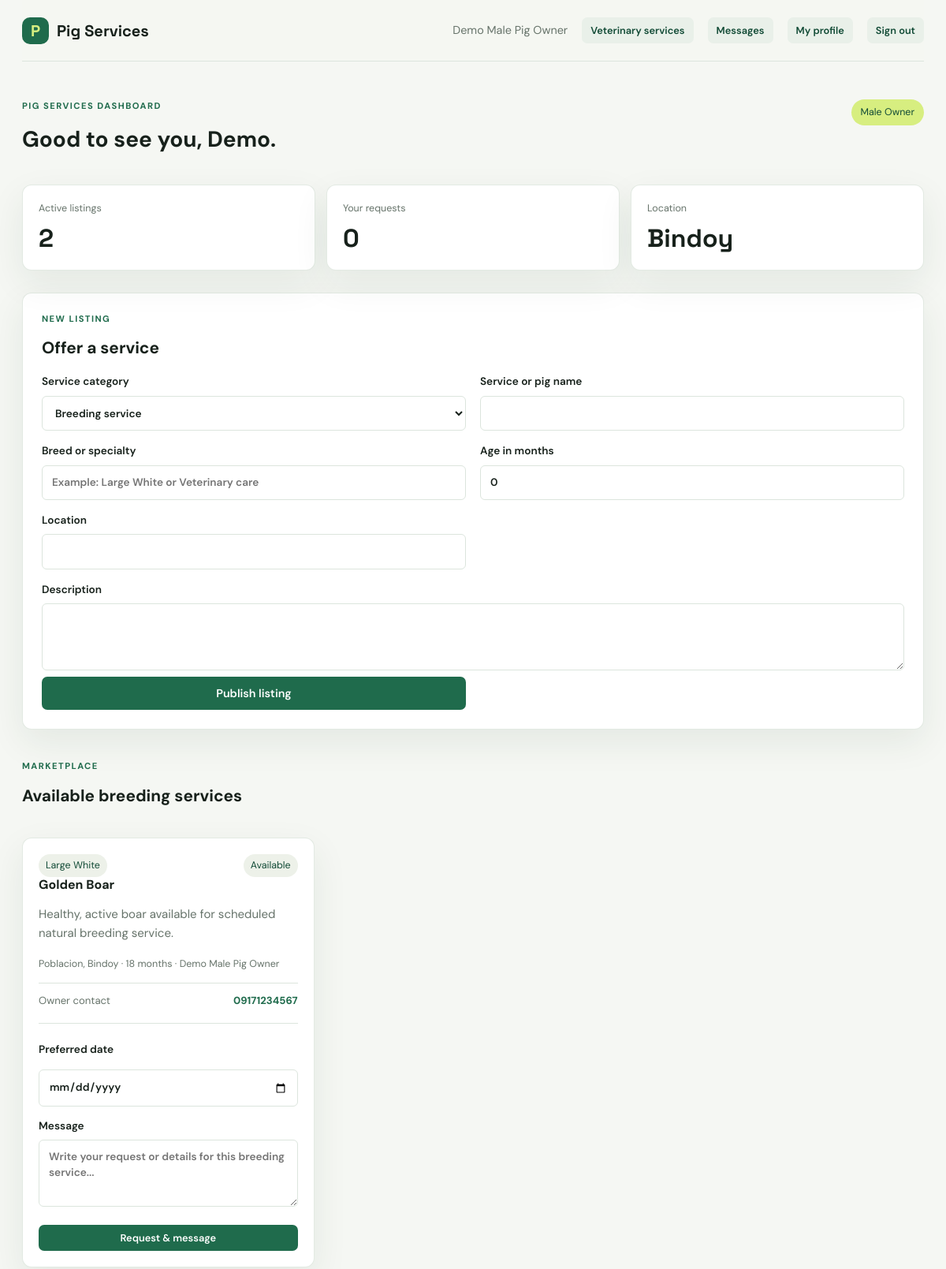
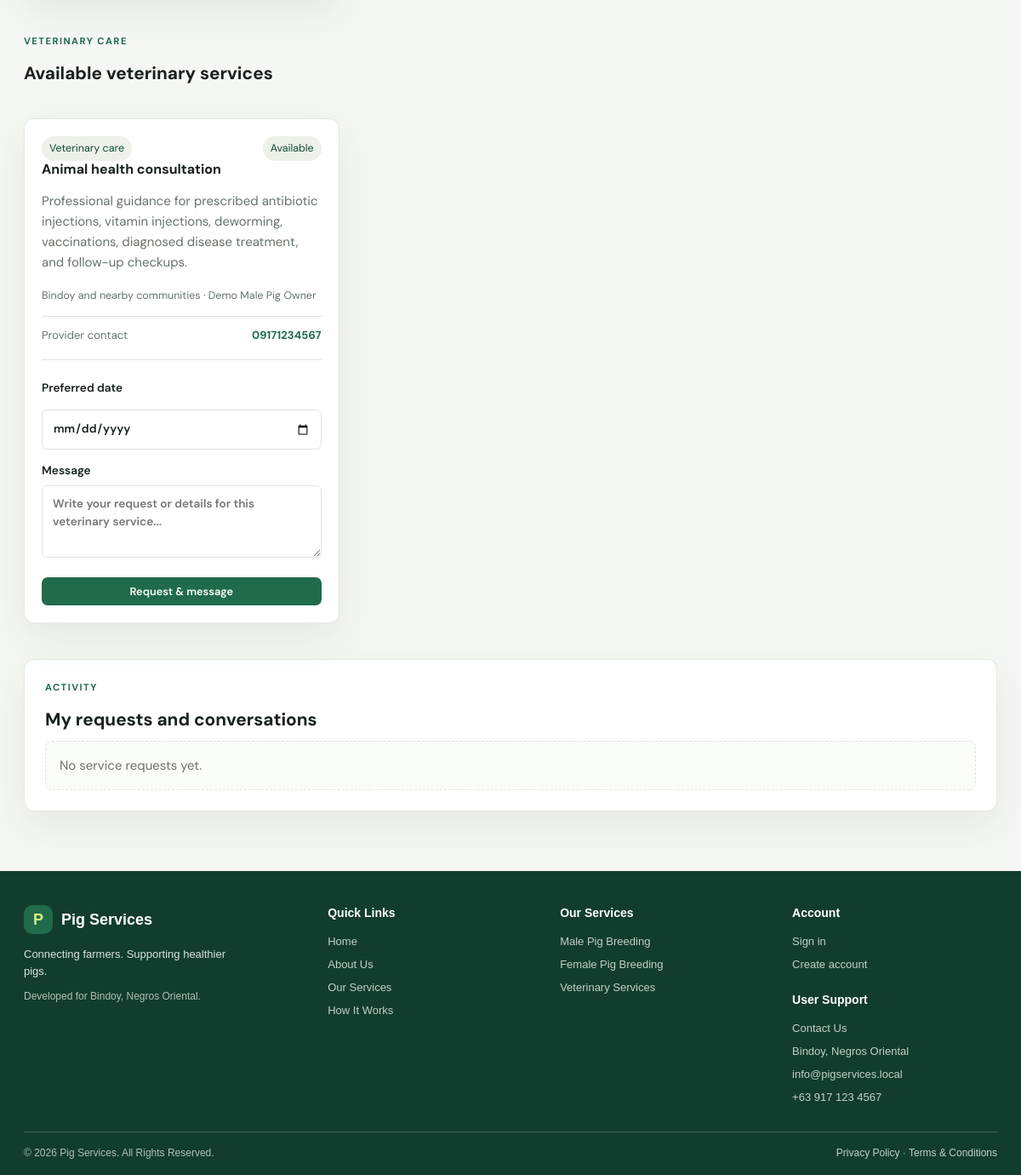
/dashboard.php (signed in), run on the app's committed database (2 pictures, top to bottom).
### tables this page shows
CREATE TABLE services (
    id INT UNSIGNED AUTO_INCREMENT PRIMARY KEY,
    owner_id INT UNSIGNED NOT NULL,
    service_type ENUM('breeding', 'veterinary') NOT NULL DEFAULT 'breeding',
    pig_name VARCHAR(120) NOT NULL,
    breed VARCHAR(100) NOT NULL,
    age_months TINYINT UNSIGNED NOT NULL,
    location VARCHAR(160) NOT NULL,
    description TEXT NOT NULL,
    is_active TINYINT(1) NOT NULL DEFAULT 1,
    created_at TIMESTAMP DEFAULT CURRENT_TIMESTAMP,
    CONSTRAINT fk_service_owner FOREIGN KEY (owner_id) REFERENCES users(id) ON DELETE CASCADE
);

CREATE TABLE users (
    id INT UNSIGNED AUTO_INCREMENT PRIMARY KEY,
    full_name VARCHAR(120) NOT NULL,
    email VARCHAR(160) NOT NULL UNIQUE,
    phone VARCHAR(30) NOT NULL,
    address VARCHAR(255) NOT NULL,
    password_hash VARCHAR(255) NOT NULL,
    role ENUM('admin', 'male_owner', 'female_owner', 'veterinarian') NOT NULL,
    is_verified TINYINT(1) NOT NULL DEFAULT 0,
    created_at TIMESTAMP DEFAULT CURRENT_TIMESTAMP
);

### auth.php (called while the page is built, shortened)
<?php
function e(?string $value): string
{
    return htmlspecialchars($value ?? '', ENT_QUOTES, 'UTF-8');
}
function current_user(): ?array
{
    return $_SESSION['user'] ?? null;
}
function require_login(): array
{
    $user = current_user();
    return $user;
}

### dashboard.php (the view, shortened to what this page needs)
<?php
require_once __DIR__ . '/auth.php';
$user = require_login();
$services = $pdo->query("SELECT services.*, users.full_name AS owner_name, users.phone AS owner_phone FROM services JOIN users ON users.id = services.owner_id WHERE services.is_active = 1 AND services.service_type IN ('breeding', 'veterinary') ORDER BY services.created_at DESC")->fetchAll();
$breedingServices = array_values(array_filter($services, static fn (array $service): bool => ($service['service_type'] ?? 'breeding') === 'breeding'));
$veterinaryServices = array_values(array_filter($services, static fn (array $service): bool => ($service['service_type'] ?? 'breeding') === 'veterinary'));
$myRequests = [];
$incomingRequests = [];
$relatedRequests = [];
$pendingUsers = [];
if (in_array($user['role'], ['male_owner', 'female_owner'], true)) {
    $statement = $pdo->prepare('SELECT requests.*, services.pig_name, services.breed, services.service_type, users.full_name AS owner_name FROM requests JOIN services ON services.id = requests.service_id JOIN users ON users.id = services.owner_id WHERE requests.female_owner_id = ? ORDER BY requests.created_at DESC');
    $statement->execute([$user['id']]);
    $myRequests = $statement->fetchAll();
    $relatedStatement = $pdo->prepare('SELECT requests.*, services.pig_name, services.breed, services.service_type, users.full_name AS owner_name FROM requests JOIN services ON services.id = requests.service_id JOIN users ON users.id = services.owner_id WHERE requests.female_owner_id = ? OR services.owner_id = ? ORDER BY requests.created_at DESC');
    $relatedStatement->execute([$user['id'], $user['id']]);
    $relatedRequests = $relatedStatement->fetchAll();
}
if (in_array($user['role'], ['male_owner', 'veterinarian'], true)) {
    $statement = $pdo->prepare('SELECT requests.*, services.pig_name, services.service_type, users.full_name AS female_name, users.phone AS female_phone, users.address AS female_address FROM requests JOIN services ON services.id = requests.service_id JOIN users ON users.id = requests.female_owner_id WHERE services.owner_id = ? ORDER BY requests.created_at DESC');
    $statement->execute([$user['id']]);
    $incomingRequests = $statement->fetchAll();
}
?><!doctype html>
<html lang="en">
<head><meta charset="utf-8"><meta name="viewport" content="width=device-width, initial-scale=1"><title>Dashboard | Pig Services</title><link rel="stylesheet" href="assets/style.css"></head>
<body>
<header class="shell topbar"><a class="brand" href="dashboard.php"><span class="brand-mark">P</span> Pig Services</a><nav class="nav"><span><?= e($user['full_name']) ?></span><a class="button light small" href="veterinary.php">Veterinary services</a><a class="button light small" href="messages.php">Messages<?php if ($unreadMessages): ?><span class="notification-count"><?= $unreadMessages ?></span><?php endif; ?></a><a class="button light small" href="profile.php">My profile</a><a class="button light small" href="logout.php">Sign out</a></nav></header>
<main class="shell dashboard-page"><div class="page-heading"><div><span class="eyebrow">Pig Services dashboard</span><h1><?= $user['role'] === 'admin' ? 'Keep the marketplace moving.' : 'Good to see you, ' . e(strtok($user['full_name'], ' ')) . '.' ?></h1></div><span class="role-badge"><?= e(str_replace('_', ' ', $user['role'])) ?></span></div>
<div class="stats"><div class="stat"><small>Active listings</small><strong><?= count($services) ?></strong></div><div class="stat"><small><?= $user['role'] === 'admin' ? 'Awaiting approval' : 'Your requests' ?></small><strong><?= $user['role'] === 'admin' ? count($pendingUsers) : count($myRequests) ?></strong></div><div class="stat"><small>Location</small><strong>Bindoy</strong></div></div>
<?php if ($user['role'] === 'male_owner'): ?><section class="panel form-panel"><span class="eyebrow">New listing</span><h2>Offer a service</h2><form class="form-grid" method="post"><input type="hidden" name="action" value="add_service"><label>Service category<select name="service_type"><option value="breeding">Breeding service</option><option value="veterinary">Veterinary service</option></select></label><label>Service or pig name<input name="pig_name" required></label><label>Breed or specialty<input name="breed" placeholder="Example: Large White or Veterinary care" required></label><label>Age in months<input type="number" name="age_months" min="0" value="0" required></label><label>Location<input name="location" required></label><label class="wide">Description<textarea name="description" rows="3" required></textarea></label><button class="button primary" type="submit">Publish listing</button></form></section><?php endif; ?>
<section>
    <div class="section-heading">
        <div><span class="eyebrow">Marketplace</span><h2>Available breeding services</h2></div>
    </div>
    <div class="service-grid">
        <?php foreach ($breedingServices as $service): ?>
            <article class="service-card">
                <div class="service-top">
                    <span class="tag"><?= e($service['breed']) ?></span>
                    <span class="tag">Available</span>
                </div>
                <h3><?= e($service['pig_name']) ?></h3>
                <p><?= e($service['description']) ?></p>
                <small><?= e($service['location']) ?> · <?= (int) $service['age_months'] ?> months · <?= e($service['owner_name']) ?></small>
                <div class="service-contact">
                    <span>Owner contact</span>
                    <a href="tel:<?= e($service['owner_phone']) ?>"><?= e($service['owner_phone']) ?></a>
                </div>
                <?php if (in_array($user['role'], ['male_owner', 'female_owner'], true)): ?>
                    <form class="request-form" method="post">
                        <label>Preferred date<input type="date" name="preferred_date" min="<?= date('Y-m-d') ?>" required></label>
                        <label>Message<textarea name="notes" rows="3" maxlength="2000" placeholder="Write your request or details for this breeding service..."></textarea></label>
                        <button class="button primary small" type="submit">Request &amp; message</button>
                    </form>
                <?php endif; ?>
            </article>
        <?php endforeach; ?>
    </div>
</section>
<section>
    <div class="section-heading">
        <div><span class="eyebrow">Veterinary care</span><h2>Available veterinary services</h2></div>
    </div>
    <div class="service-grid">
        <?php foreach ($veterinaryServices as $service): ?>
            <article class="service-card">
                <div class="service-top">
                    <span class="tag">Veterinary care</span>
                    <span class="tag">Available</span>
                </div>
                <h3><?= e($service['pig_name']) ?></h3>
                <p><?= e($service['description']) ?></p>
                <small><?= e($service['location']) ?> · <?= e($service['owner_name']) ?></small>
                <div class="service-contact">
                    <span>Provider contact</span>
                    <a href="tel:<?= e($service['owner_phone']) ?>"><?= e($service['owner_phone']) ?></a>
                </div>
                <?php if (in_array($user['role'], ['male_owner', 'female_owner'], true)): ?>
                    <form class="request-form" method="post">
                        <label>Preferred date<input type="date" name="preferred_date" min="<?= date('Y-m-d') ?>" required></label>
                        <label>Message<textarea name="notes" rows="3" maxlength="2000" placeholder="Write your request or details for this veterinary service..."></textarea></label>
                        <button class="button primary small" type="submit">Request &amp; message</button>
                    </form>
                <?php endif; ?>
            </article>
        <?php endforeach; ?>
    </div>
</section>
<section class="panel activity-panel">
    <span class="eyebrow">Activity</span>
    <h2><?= in_array($user['role'], ['male_owner', 'female_owner'], true) ? 'My requests and conversations' : 'Incoming service requests' ?></h2>
    <?php $activity = in_array($user['role'], ['male_owner', 'female_owner'], true) ? $relatedRequests : $incomingRequests; ?>
    <?php if ($activity): ?>
        <div class="table-wrap">
            <table>
                <tr>
                    <th>Reference</th>
                    <th>Service</th>
                    <th><?= in_array($user['role'], ['male_owner', 'female_owner'], true) ? 'Partner' : 'Female owner contact' ?></th>
                    <th>Date</th>
                    <th>Status</th>
                    <th>Messages</th>
                    <th>Action</th>
                </tr>
                <?php foreach ($activity as $request): ?>
                    <tr>
                        <td><?= e($request['reference_no']) ?></td>
                        <td><?= e($request['pig_name']) ?> <small class="table-subtitle"><?= e($request['service_type']) ?></small></td>
                        <td>
                            <?php if (in_array($user['role'], ['male_owner', 'veterinarian'], true)): ?>
                                <strong><?= e($request['female_name'] ?? '') ?></strong>
                                <small class="table-subtitle"><?= e($request['female_address'] ?? '') ?></small>
                                <a class="table-contact" href="tel:<?= e($request['female_phone'] ?? '') ?>"><?= e($request['female_phone'] ?? '') ?></a>
                            <?php else: ?>
                                <?= e($request['owner_name'] ?? '') ?>
                            <?php endif; ?>
                        </td>
                        <td><?= e($request['preferred_date']) ?></td>
                        <td><span class="status <?= strtolower($request['status']) ?>"><?= e($request['status']) ?></span></td>
                        <td><a class="button light small" href="messages.php?request_id=<?= (int) $request['id'] ?>">Open chat</a></td>
                        <td>
                            <?php if (in_array($user['role'], ['male_owner', 'veterinarian'], true) && $request['status'] !== 'Cancelled' && $request['status'] !== 'Rejected'): ?>
                                <form method="post" class="inline-form">
                                    <input type="hidden" name="action" value="update_request">
                                    <input type="hidden" name="request_id" value="<?= (int) $request['id'] ?>">
                                    <select name="status">
                                        <option <?= $request['status'] === 'Approved' ? 'selected' : '' ?>>Approved</option>
                                        <option <?= $request['status'] === 'Rejected' ? 'selected' : '' ?>>Rejected</option>
                                        <option <?= $request['status'] === 'Completed' ? 'selected' : '' ?>>Completed</option>
                                    </select>
                                    <button class="button light small" type="submit">Update</button>
                                </form>
                            <?php elseif ($user['role'] === 'female_owner' && $request['status'] === 'Pending'): ?>
                                <form method="post" class="inline-form">
                                    <input type="hidden" name="action" value="cancel_request">
                                    <input type="hidden" name="request_id" value="<?= (int) $request['id'] ?>">
                                    <button class="button light small" type="submit">Cancel</button>
                                </form>
                            <?php elseif ($user['role'] === 'male_owner' && $request['status'] === 'Pending'): ?>
                                <form method="post" class="inline-form">
                                    <input type="hidden" name="action" value="update_request">
                                    <input type="hidden" name="request_id" value="<?= (int) $request['id'] ?>">
                                    <select name="status">
                                        <option>Approved</option>
                                        <option>Rejected</option>
                                        <option>Completed</option>
                                    </select>
                                    <button class="button light small" type="submit">Update</button>
                                </form>
                            <?php endif; ?>
                        </td>
                    </tr>
                <?php endforeach; ?>
            </table>
        </div>
    <?php else: ?>
        <p class="empty-state">No service requests yet.</p>
    <?php endif; ?>
</section>
</main><?php require __DIR__ . '/footer.php'; ?></body></html>

### footer.php
<footer class="site-footer">
    <div class="shell footer-grid">
        <div class="footer-brand">
            <a class="brand" href="index.php#home"><span class="brand-mark">P</span> Pig Services</a>
            <p>Connecting farmers. Supporting healthier pigs.</p>
            <small>Developed for Bindoy, Negros Oriental.</small>
        </div>
        <div class="footer-column">
            <h3>Quick Links</h3>
            <a href="index.php#home">Home</a>
            <a href="site_page.php?page=about">About Us</a>
            <a href="site_page.php?page=services">Our Services</a>
            <a href="site_page.php?page=how-it-works">How It Works</a>
        </div>
        <div class="footer-column">
            <h3>Our Services</h3>
            <a href="site_page.php?page=services">Male Pig Breeding</a>
            <a href="site_page.php?page=services">Female Pig Breeding</a>
            <a href="site_page.php?page=services">Veterinary Services</a>
        </div>
        <div class="footer-column">
            <h3>Account</h3>
            <a href="index.php?mode=login#access">Sign in</a>
            <a href="index.php?mode=register#access">Create account</a>
            <h3 class="footer-subheading">User Support</h3>
            <a href="site_page.php?page=contact">Contact Us</a>
            <span>Bindoy, Negros Oriental</span>
            <a href="mailto:info@pigservices.local">info@pigservices.local</a>
            <a href="tel:+639171234567">+63 917 123 4567</a>
        </div>
    </div>
    <div class="shell footer-bottom">
        <span>&copy; 2026 Pig Services. All Rights Reserved.</span>
        <span><a href="index.php#privacy">Privacy Policy</a> · <a href="index.php#terms">Terms &amp; Conditions</a></span>
    </div>
</footer>

### data on the page
services: breed "Large White", pig_name "Golden Boar", description "Healthy, active boar available for scheduled natural breeding service.", location "Poblacion, Bindoy", age_months "18", owner.full_name "Demo Male Pig Owner", owner.phone "09171234567"
services: pig_name "Animal health consultation", description "Professional guidance for prescribed antibiotic injections, vitamin injections, deworming, vaccinations, diagnosed disease treatment, and follow-up checkups.", location "Bindoy and nearby communities", owner.full_name "Demo Male Pig Owner", owner.phone "09171234567"

### other printed values
$user['full_name'] "Demo Male Pig Owner"
strtok($user['full_name'], ' ') "Demo"
str_replace('_', ' ', $user['role']) "Male Owner"
count($services) "2"
count($myRequests) "0"
